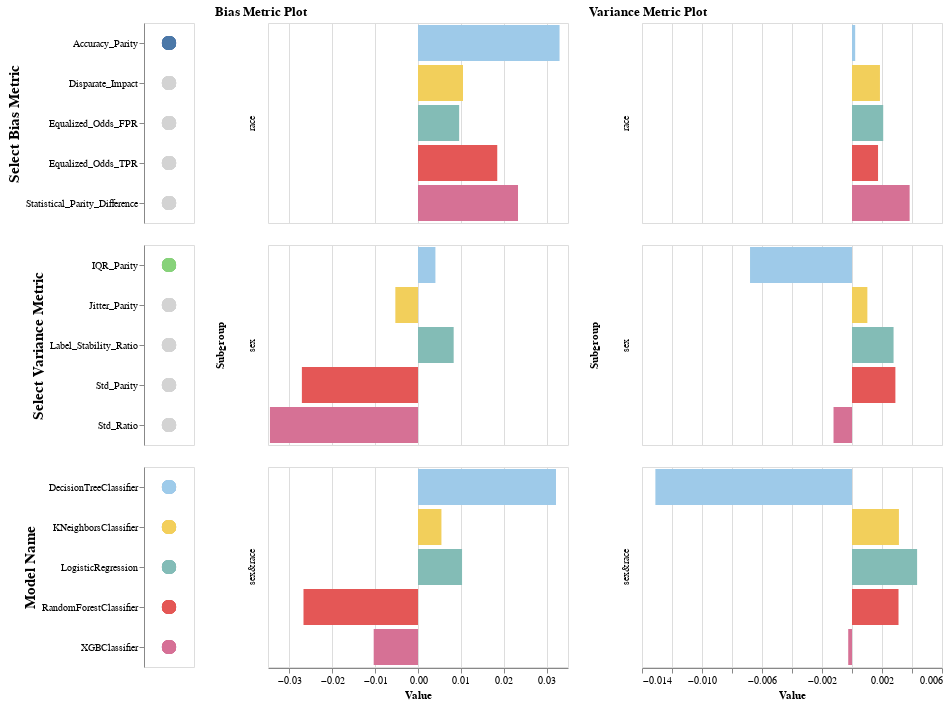

Write notebook code for a chart like this one.
### Code cell
(
    alt.hconcat(
        alt.vconcat(
            select_bias_metric_legend.properties(height=200, width=50),
            select_variance_metric_legend.properties(height=200, width=50),
            bias_color_legend.properties(height=200, width=50),
        ),
        models_bias_metrics_chart.properties(height=200, width=300, title="Bias Metric Plot"),
        models_variance_metrics_chart.properties(height=200, width=300, title="Variance Metric Plot"),
    )
)

### Figure 1 — Vega-Lite specification as saved in the notebook (floating-point values rounded to 4 significant figures)
{"config": {"view": {"continuousWidth": 400, "continuousHeight": 300}}, "hconcat": [{"vconcat": [{"data": {"name": "data-a63442c173cc0974a918638a6976e4cf"}, "mark": {"type": "circle", "size": 200}, "encoding": {"color": {"condition": {"field": "Metric", "legend": null, "scale": {"scheme": "tableau20"}, "type": "nominal", "selection": "selector001"}, "value": "lightgray"}, "y": {"axis": {"title": "Select Bias Metric", "titleFontSize": 15}, "field": "Metric", "type": "nominal"}}, "height": 200, "selection": {"selector001": {"type": "single", "fields": ["Metric"], "init": {"Metric": "Accuracy_Parity"}, "empty": "none"}}, "width": 50}, {"data": {"name": "data-fa40524544398a40b51259ac35925bf7"}, "mark": {"type": "circle", "size": 200}, "encoding": {"color": {"condition": {"field": "Metric", "legend": null, "scale": {"scheme": "tableau20"}, "type": "nominal", "selection": "selector002"}, "value": "lightgray"}, "y": {"axis": {"title": "Select Variance Metric", "titleFontSize": 15}, "field": "Metric", "type": "nominal"}}, "height": 200, "selection": {"selector002": {"type": "single", "fields": ["Metric"], "init": {"Metric": "IQR_Parity"}, "empty": "none"}}, "width": 50}, {"data": {"name": "data-a63442c173cc0974a918638a6976e4cf"}, "mark": {"type": "circle", "size": 200}, "encoding": {"color": {"field": "Model_Name", "scale": {"scheme": "tableau20"}, "type": "nominal"}, "y": {"axis": {"title": "Model Name", "titleFontSize": 15}, "field": "Model_Name", "type": "nominal"}}, "height": 200, "width": 50}]}, {"data": {"name": "data-a63442c173cc0974a918638a6976e4cf"}, "mark": "bar", "encoding": {"color": {"field": "Model_Name", "scale": {"scheme": "tableau20"}, "type": "nominal"}, "row": {"field": "Subgroup", "type": "nominal"}, "x": {"field": "Value", "type": "quantitative"}, "y": {"axis": null, "field": "Model_Name", "type": "nominal"}}, "height": 200, "title": "Bias Metric Plot", "transform": [{"filter": {"selection": "selector001"}}], "width": 300}, {"data": {"name": "data-fa40524544398a40b51259ac35925bf7"}, "mark": "bar", "encoding": {"color": {"field": "Model_Name", "scale": {"scheme": "tableau20"}, "type": "nominal"}, "row": {"field": "Subgroup", "type": "nominal"}, "x": {"field": "Value", "type": "quantitative"}, "y": {"axis": null, "field": "Model_Name", "type": "nominal"}}, "height": 200, "title": "Variance Metric Plot", "transform": [{"filter": {"selection": "selector002"}}], "width": 300}], "$schema": "https://vega.github.io/schema/vega-lite/v4.17.0.json", "datasets": {"data-a63442c173cc0974a918638a6976e4cf": [{"Metric": "Equalized_Odds_TPR", "Model_Name": "DecisionTreeClassifier", "Subgroup": "sex", "Value": 0.1123}, {"Metric": "Equalized_Odds_FPR", "Model_Name": "DecisionTreeClassifier", "Subgroup": "sex", "Value": 0.04656}, {"Metric": "Disparate_Impact", "Model_Name": "DecisionTreeClassifier", "Subgroup": "sex", "Value": 1.002}, {"Metric": "Statistical_Parity_Difference", "Model_Name": "DecisionTreeClassifier", "Subgroup": "sex", "Value": 0.001619}, {"Metric": "Accuracy_Parity", "Model_Name": "DecisionTreeClassifier", "Subgroup": "sex", "Value": 0.004065}, {"Metric": "Equalized_Odds_TPR", "Model_Name": "LogisticRegression", "Subgroup": "sex", "Value": 0.1868}, {"Metric": "Equalized_Odds_FPR", "Model_Name": "LogisticRegression", "Subgroup": "sex", "Value": 0.06918}, {"Metric": "Disparate_Impact", "Model_Name": "LogisticRegression", "Subgroup": "sex", "Value": 1.103}, {"Metric": "Statistical_Parity_Difference", "Model_Name": "LogisticRegression", "Subgroup": "sex", "Value": 0.08361}, {"Metric": "Accuracy_Parity", "Model_Name": "LogisticRegression", "Subgroup": "sex", "Value": 0.008323}, {"Metric": "Equalized_Odds_TPR", "Model_Name": "RandomForestClassifier", "Subgroup": "sex", "Value": 0.1585}, {"Metric": "Equalized_Odds_FPR", "Model_Name": "RandomForestClassifier", "Subgroup": "sex", "Value": 0.09695}, {"Metric": "Disparate_Impact", "Model_Name": "RandomForestClassifier", "Subgroup": "sex", "Value": 1.125}, {"Metric": "Statistical_Parity_Difference", "Model_Name": "RandomForestClassifier", "Subgroup": "sex", "Value": 0.09615}, {"Metric": "Accuracy_Parity", "Model_Name": "RandomForestClassifier", "Subgroup": "sex", "Value": -0.0271}, {"Metric": "Equalized_Odds_TPR", "Model_Name": "XGBClassifier", "Subgroup": "sex", "Value": 0.1075}, {"Metric": "Equalized_Odds_FPR", "Model_Name": "XGBClassifier", "Subgroup": "sex", "Value": 0.09428}, {"Metric": "Disparate_Impact", "Model_Name": "XGBClassifier", "Subgroup": "sex", "Value": 1.011}, {"Metric": "Statistical_Parity_Difference", "Model_Name": "XGBClassifier", "Subgroup": "sex", "Value": 0.00998}, {"Metric": "Accuracy_Parity", "Model_Name": "XGBClassifier", "Subgroup": "sex", "Value": -0.03455}, {"Metric": "Equalized_Odds_TPR", "Model_Name": "KNeighborsClassifier", "Subgroup": "sex", "Value": 0.139}, {"Metric": "Equalized_Odds_FPR", "Model_Name": "KNeighborsClassifier", "Subgroup": "sex", "Value": 0.06517}, {"Metric": "Disparate_Impact", "Model_Name": "KNeighborsClassifier", "Subgroup": "sex", "Value": 1.069}, {"Metric": "Statistical_Parity_Difference", "Model_Name": "KNeighborsClassifier", "Subgroup": "sex", "Value": 0.0592}, {"Metric": "Accuracy_Parity", "Model_Name": "KNeighborsClassifier", "Subgroup": "sex", "Value": -0.005288}, {"Metric": "Equalized_Odds_TPR", "Model_Name": "DecisionTreeClassifier", "Subgroup": "race", "Value": 0.2637}, {"Metric": "Equalized_Odds_FPR", "Model_Name": "DecisionTreeClassifier", "Subgroup": "race", "Value": 0.1147}, {"Metric": "Disparate_Impact", "Model_Name": "DecisionTreeClassifier", "Subgroup": "race", "Value": 1.239}, {"Metric": "Statistical_Parity_Difference", "Model_Name": "DecisionTreeClassifier", "Subgroup": "race", "Value": 0.1957}, {"Metric": "Accuracy_Parity", "Model_Name": "DecisionTreeClassifier", "Subgroup": "race", "Value": 0.03303}, {"Metric": "Equalized_Odds_TPR", "Model_Name": "LogisticRegression", "Subgroup": "race", "Value": 0.2825}, {"Metric": "Equalized_Odds_FPR", "Model_Name": "LogisticRegression", "Subgroup": "race", "Value": 0.1727}, {"Metric": "Disparate_Impact", "Model_Name": "LogisticRegression", "Subgroup": "race", "Value": 1.477}, {"Metric": "Statistical_Parity_Difference", "Model_Name": "LogisticRegression", "Subgroup": "race", "Value": 0.3215}, {"Metric": "Accuracy_Parity", "Model_Name": "LogisticRegression", "Subgroup": "race", "Value": 0.009605}, {"Metric": "Equalized_Odds_TPR", "Model_Name": "RandomForestClassifier", "Subgroup": "race", "Value": 0.2352}, {"Metric": "Equalized_Odds_FPR", "Model_Name": "RandomForestClassifier", "Subgroup": "race", "Value": 0.1154}, {"Metric": "Disparate_Impact", "Model_Name": "RandomForestClassifier", "Subgroup": "race", "Value": 1.315}, {"Metric": "Statistical_Parity_Difference", "Model_Name": "RandomForestClassifier", "Subgroup": "race", "Value": 0.2223}, {"Metric": "Accuracy_Parity", "Model_Name": "RandomForestClassifier", "Subgroup": "race", "Value": 0.01849}, {"Metric": "Equalized_Odds_TPR", "Model_Name": "XGBClassifier", "Subgroup": "race", "Value": 0.2343}, {"Metric": "Equalized_Odds_FPR", "Model_Name": "XGBClassifier", "Subgroup": "race", "Value": 0.1196}, {"Metric": "Disparate_Impact", "Model_Name": "XGBClassifier", "Subgroup": "race", "Value": 1.256}, {"Metric": "Statistical_Parity_Difference", "Model_Name": "XGBClassifier", "Subgroup": "race", "Value": 0.2019}, {"Metric": "Accuracy_Parity", "Model_Name": "XGBClassifier", "Subgroup": "race", "Value": 0.02334}, {"Metric": "Equalized_Odds_TPR", "Model_Name": "KNeighborsClassifier", "Subgroup": "race", "Value": 0.2394}, {"Metric": "Equalized_Odds_FPR", "Model_Name": "KNeighborsClassifier", "Subgroup": "race", "Value": 0.1241}, {"Metric": "Disparate_Impact", "Model_Name": "KNeighborsClassifier", "Subgroup": "race", "Value": 1.254}, {"Metric": "Statistical_Parity_Difference", "Model_Name": "KNeighborsClassifier", "Subgroup": "race", "Value": 0.1982}, {"Metric": "Accuracy_Parity", "Model_Name": "KNeighborsClassifier", "Subgroup": "race", "Value": 0.0105}, {"Metric": "Equalized_Odds_TPR", "Model_Name": "DecisionTreeClassifier", "Subgroup": "sex&race", "Value": 0.298}, {"Metric": "Equalized_Odds_FPR", "Model_Name": "DecisionTreeClassifier", "Subgroup": "sex&race", "Value": 0.1285}, {"Metric": "Disparate_Impact", "Model_Name": "DecisionTreeClassifier", "Subgroup": "sex&race", "Value": 1.163}, {"Metric": "Statistical_Parity_Difference", "Model_Name": "DecisionTreeClassifier", "Subgroup": "sex&race", "Value": 0.1427}, {"Metric": "Accuracy_Parity", "Model_Name": "DecisionTreeClassifier", "Subgroup": "sex&race", "Value": 0.0322}, {"Metric": "Equalized_Odds_TPR", "Model_Name": "LogisticRegression", "Subgroup": "sex&race", "Value": 0.3808}, {"Metric": "Equalized_Odds_FPR", "Model_Name": "LogisticRegression", "Subgroup": "sex&race", "Value": 0.2192}, {"Metric": "Disparate_Impact", "Model_Name": "LogisticRegression", "Subgroup": "sex&race", "Value": 1.646}, {"Metric": "Statistical_Parity_Difference", "Model_Name": "LogisticRegression", "Subgroup": "sex&race", "Value": 0.3896}, {"Metric": "Accuracy_Parity", "Model_Name": "LogisticRegression", "Subgroup": "sex&race", "Value": 0.01028}, {"Metric": "Equalized_Odds_TPR", "Model_Name": "RandomForestClassifier", "Subgroup": "sex&race", "Value": 0.3005}, {"Metric": "Equalized_Odds_FPR", "Model_Name": "RandomForestClassifier", "Subgroup": "sex&race", "Value": 0.2055}, {"Metric": "Disparate_Impact", "Model_Name": "RandomForestClassifier", "Subgroup": "sex&race", "Value": 1.503}, {"Metric": "Statistical_Parity_Difference", "Model_Name": "RandomForestClassifier", "Subgroup": "sex&race", "Value": 0.3106}, {"Metric": "Accuracy_Parity", "Model_Name": "RandomForestClassifier", "Subgroup": "sex&race", "Value": -0.02672}, {"Metric": "Equalized_Odds_TPR", "Model_Name": "XGBClassifier", "Subgroup": "sex&race", "Value": 0.2591}, {"Metric": "Equalized_Odds_FPR", "Model_Name": "XGBClassifier", "Subgroup": "sex&race", "Value": 0.1867}, {"Metric": "Disparate_Impact", "Model_Name": "XGBClassifier", "Subgroup": "sex&race", "Value": 1.27}, {"Metric": "Statistical_Parity_Difference", "Model_Name": "XGBClassifier", "Subgroup": "sex&race", "Value": 0.2097}, {"Metric": "Accuracy_Parity", "Model_Name": "XGBClassifier", "Subgroup": "sex&race", "Value": -0.01034}, {"Metric": "Equalized_Odds_TPR", "Model_Name": "KNeighborsClassifier", "Subgroup": "sex&race", "Value": 0.2939}, {"Metric": "Equalized_Odds_FPR", "Model_Name": "KNeighborsClassifier", "Subgroup": "sex&race", "Value": 0.1645}, {"Metric": "Disparate_Impact", "Model_Name": "KNeighborsClassifier", "Subgroup": "sex&race", "Value": 1.356}, {"Metric": "Statistical_Parity_Difference", "Model_Name": "KNeighborsClassifier", "Subgroup": "sex&race", "Value": 0.2563}, {"Metric": "Accuracy_Parity", "Model_Name": "KNeighborsClassifier", "Subgroup": "sex&race", "Value": 0.005467}], "data-fa40524544398a40b51259ac35925bf7": [{"Metric": "Label_Stability_Ratio", "Model_Name": "DecisionTreeClassifier", "Subgroup": "sex", "Value": 1.039}, {"Metric": "IQR_Parity", "Model_Name": "DecisionTreeClassifier", "Subgroup": "sex", "Value": -0.006797}, {"Metric": "Std_Parity", "Model_Name": "DecisionTreeClassifier", "Subgroup": "sex", "Value": -0.009484}, {"Metric": "Std_Ratio", "Model_Name": "DecisionTreeClassifier", "Subgroup": "sex", "Value": 0.877}, {"Metric": "Jitter_Parity", "Model_Name": "DecisionTreeClassifier", "Subgroup": "sex", "Value": -0.02206}, {"Metric": "Label_Stability_Ratio", "Model_Name": "LogisticRegression", "Subgroup": "sex", "Value": 0.9971}, {"Metric": "IQR_Parity", "Model_Name": "LogisticRegression", "Subgroup": "sex", "Value": 0.002771}, {"Metric": "Std_Parity", "Model_Name": "LogisticRegression", "Subgroup": "sex", "Value": 0.002216}, {"Metric": "Std_Ratio", "Model_Name": "LogisticRegression", "Subgroup": "sex", "Value": 1.113}, {"Metric": "Jitter_Parity", "Model_Name": "LogisticRegression", "Subgroup": "sex", "Value": 0.001153}, {"Metric": "Label_Stability_Ratio", "Model_Name": "RandomForestClassifier", "Subgroup": "sex", "Value": 0.9949}, {"Metric": "IQR_Parity", "Model_Name": "RandomForestClassifier", "Subgroup": "sex", "Value": 0.002893}, {"Metric": "Std_Parity", "Model_Name": "RandomForestClassifier", "Subgroup": "sex", "Value": 0.002132}, {"Metric": "Std_Ratio", "Model_Name": "RandomForestClassifier", "Subgroup": "sex", "Value": 1.06}, {"Metric": "Jitter_Parity", "Model_Name": "RandomForestClassifier", "Subgroup": "sex", "Value": 0.0041}, {"Metric": "Label_Stability_Ratio", "Model_Name": "XGBClassifier", "Subgroup": "sex", "Value": 1.047}, {"Metric": "IQR_Parity", "Model_Name": "XGBClassifier", "Subgroup": "sex", "Value": -0.001232}, {"Metric": "Std_Parity", "Model_Name": "XGBClassifier", "Subgroup": "sex", "Value": -0.0001423}, {"Metric": "Std_Ratio", "Model_Name": "XGBClassifier", "Subgroup": "sex", "Value": 0.9969}, {"Metric": "Jitter_Parity", "Model_Name": "XGBClassifier", "Subgroup": "sex", "Value": -0.02719}, {"Metric": "Label_Stability_Ratio", "Model_Name": "KNeighborsClassifier", "Subgroup": "sex", "Value": 1.001}, {"Metric": "IQR_Parity", "Model_Name": "KNeighborsClassifier", "Subgroup": "sex", "Value": 0.001024}, {"Metric": "Std_Parity", "Model_Name": "KNeighborsClassifier", "Subgroup": "sex", "Value": 0.0008151}, {"Metric": "Std_Ratio", "Model_Name": "KNeighborsClassifier", "Subgroup": "sex", "Value": 1.009}, {"Metric": "Jitter_Parity", "Model_Name": "KNeighborsClassifier", "Subgroup": "sex", "Value": -0.002807}, {"Metric": "Label_Stability_Ratio", "Model_Name": "DecisionTreeClassifier", "Subgroup": "race", "Value": 0.9893}, {"Metric": "IQR_Parity", "Model_Name": "DecisionTreeClassifier", "Subgroup": "race", "Value": 0.0002125}, {"Metric": "Std_Parity", "Model_Name": "DecisionTreeClassifier", "Subgroup": "race", "Value": 0.00181}, {"Metric": "Std_Ratio", "Model_Name": "DecisionTreeClassifier", "Subgroup": "race", "Value": 1.026}, {"Metric": "Jitter_Parity", "Model_Name": "DecisionTreeClassifier", "Subgroup": "race", "Value": 0.007608}, {"Metric": "Label_Stability_Ratio", "Model_Name": "LogisticRegression", "Subgroup": "race", "Value": 0.9827}, {"Metric": "IQR_Parity", "Model_Name": "LogisticRegression", "Subgroup": "race", "Value": 0.00208}, {"Metric": "Std_Parity", "Model_Name": "LogisticRegression", "Subgroup": "race", "Value": 0.001994}, {"Metric": "Std_Ratio", "Model_Name": "LogisticRegression", "Subgroup": "race", "Value": 1.099}, {"Metric": "Jitter_Parity", "Model_Name": "LogisticRegression", "Subgroup": "race", "Value": 0.01379}, {"Metric": "Label_Stability_Ratio", "Model_Name": "RandomForestClassifier", "Subgroup": "race", "Value": 0.9826}, {"Metric": "IQR_Parity", "Model_Name": "RandomForestClassifier", "Subgroup": "race", "Value": 0.001736}, {"Metric": "Std_Parity", "Model_Name": "RandomForestClassifier", "Subgroup": "race", "Value": 0.002111}, {"Metric": "Std_Ratio", "Model_Name": "RandomForestClassifier", "Subgroup": "race", "Value": 1.058}, {"Metric": "Jitter_Parity", "Model_Name": "RandomForestClassifier", "Subgroup": "race", "Value": 0.01117}, {"Metric": "Label_Stability_Ratio", "Model_Name": "XGBClassifier", "Subgroup": "race", "Value": 1.005}, {"Metric": "IQR_Parity", "Model_Name": "XGBClassifier", "Subgroup": "race", "Value": 0.003842}, {"Metric": "Std_Parity", "Model_Name": "XGBClassifier", "Subgroup": "race", "Value": 0.003584}, {"Metric": "Std_Ratio", "Model_Name": "XGBClassifier", "Subgroup": "race", "Value": 1.081}, {"Metric": "Jitter_Parity", "Model_Name": "XGBClassifier", "Subgroup": "race", "Value": -0.001931}, {"Metric": "Label_Stability_Ratio", "Model_Name": "KNeighborsClassifier", "Subgroup": "race", "Value": 0.9395}, {"Metric": "IQR_Parity", "Model_Name": "KNeighborsClassifier", "Subgroup": "race", "Value": 0.001863}, {"Metric": "Std_Parity", "Model_Name": "KNeighborsClassifier", "Subgroup": "race", "Value": 0.00211}, {"Metric": "Std_Ratio", "Model_Name": "KNeighborsClassifier", "Subgroup": "race", "Value": 1.024}, {"Metric": "Jitter_Parity", "Model_Name": "KNeighborsClassifier", "Subgroup": "race", "Value": 0.03591}, {"Metric": "Label_Stability_Ratio", "Model_Name": "DecisionTreeClassifier", "Subgroup": "sex&race", "Value": 1.036}, {"Metric": "IQR_Parity", "Model_Name": "DecisionTreeClassifier", "Subgroup": "sex&race", "Value": -0.01311}, {"Metric": "Std_Parity", "Model_Name": "DecisionTreeClassifier", "Subgroup": "sex&race", "Value": -0.01361}, {"Metric": "Std_Ratio", "Model_Name": "DecisionTreeClassifier", "Subgroup": "sex&race", "Value": 0.8368}, {"Metric": "Jitter_Parity", "Model_Name": "DecisionTreeClassifier", "Subgroup": "sex&race", "Value": -0.02051}, {"Metric": "Label_Stability_Ratio", "Model_Name": "LogisticRegression", "Subgroup": "sex&race", "Value": 0.9784}, {"Metric": "IQR_Parity", "Model_Name": "LogisticRegression", "Subgroup": "sex&race", "Value": 0.00434}, {"Metric": "Std_Parity", "Model_Name": "LogisticRegression", "Subgroup": "sex&race", "Value": 0.003606}, {"Metric": "Std_Ratio", "Model_Name": "LogisticRegression", "Subgroup": "sex&race", "Value": 1.19}, {"Metric": "Jitter_Parity", "Model_Name": "LogisticRegression", "Subgroup": "sex&race", "Value": 0.01637}, {"Metric": "Label_Stability_Ratio", "Model_Name": "RandomForestClassifier", "Subgroup": "sex&race", "Value": 0.9787}, {"Metric": "IQR_Parity", "Model_Name": "RandomForestClassifier", "Subgroup": "sex&race", "Value": 0.003101}, {"Metric": "Std_Parity", "Model_Name": "RandomForestClassifier", "Subgroup": "sex&race", "Value": 0.003209}, {"Metric": "Std_Ratio", "Model_Name": "RandomForestClassifier", "Subgroup": "sex&race", "Value": 1.09}, {"Metric": "Jitter_Parity", "Model_Name": "RandomForestClassifier", "Subgroup": "sex&race", "Value": 0.01512}, {"Metric": "Label_Stability_Ratio", "Model_Name": "XGBClassifier", "Subgroup": "sex&race", "Value": 1.064}, {"Metric": "IQR_Parity", "Model_Name": "XGBClassifier", "Subgroup": "sex&race", "Value": -0.0002519}, {"Metric": "Std_Parity", "Model_Name": "XGBClassifier", "Subgroup": "sex&race", "Value": 0.0006726}, {"Metric": "Std_Ratio", "Model_Name": "XGBClassifier", "Subgroup": "sex&race", "Value": 1.014}, {"Metric": "Jitter_Parity", "Model_Name": "XGBClassifier", "Subgroup": "sex&race", "Value": -0.03488}, {"Metric": "Label_Stability_Ratio", "Model_Name": "KNeighborsClassifier", "Subgroup": "sex&race", "Value": 0.9458}, {"Metric": "IQR_Parity", "Model_Name": "KNeighborsClassifier", "Subgroup": "sex&race", "Value": 0.003128}, {"Metric": "Std_Parity", "Model_Name": "KNeighborsClassifier", "Subgroup": "sex&race", "Value": 0.00289}, {"Metric": "Std_Ratio", "Model_Name": "KNeighborsClassifier", "Subgroup": "sex&race", "Value": 1.033}, {"Metric": "Jitter_Parity", "Model_Name": "KNeighborsClassifier", "Subgroup": "sex&race", "Value": 0.03091}]}}
